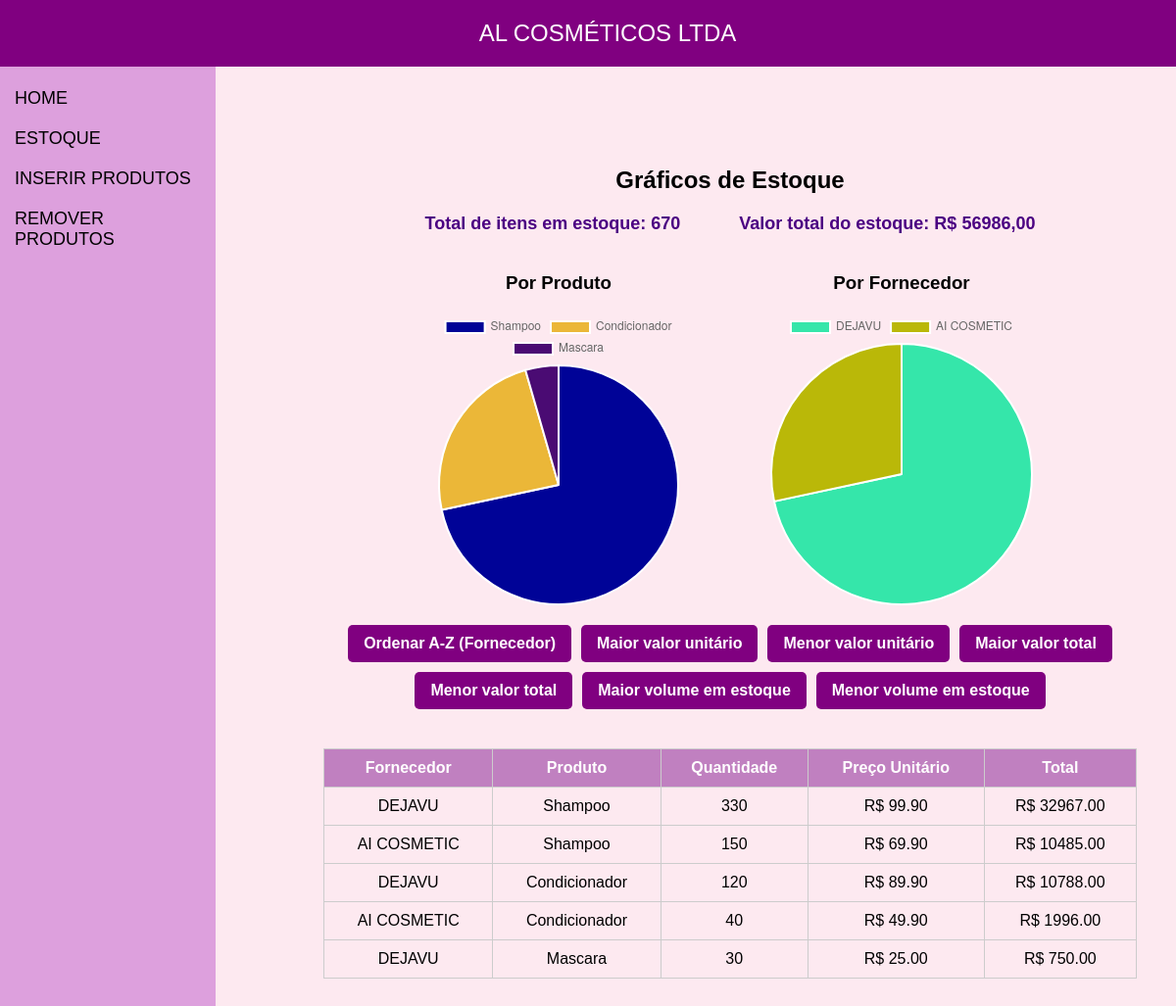
Screenshot of /visualizar with the database file from the repository.
### tables this page shows
CREATE TABLE produto (
            id INTEGER PRIMARY KEY AUTOINCREMENT,
            fornecedor TEXT NOT NULL,
            nome TEXT NOT NULL,
            quantidade INTEGER NOT NULL,
            preco REAL NOT NULL
        );

### app.py (the view)
@app.route("/visualizar")
def visualizar():
    conn = sqlite3.connect("estoque.db")
    cursor = conn.cursor()
    cursor.execute(
        "SELECT fornecedor, nome, quantidade, preco FROM produto WHERE quantidade > 0"
    )
    produtos = cursor.fetchall()
    conn.close()
    total_qtd = sum(p[2] for p in produtos)
    total_valor = sum(p[2] * p[3] for p in produtos)
    total_valor = (
        f"{total_valor:.2f}".replace(",", "X").replace(".", ",").replace("X", ".")
    )
    resumo_produto = {}
    for p in produtos:
        resumo_produto[p[1]] = resumo_produto.get(p[1], 0) + p[2]
    resumo_fornecedor = {}
    for p in produtos:
        resumo_fornecedor[p[0]] = resumo_fornecedor.get(p[0], 0) + p[2]
    grafico_produto_labels = list(resumo_produto.keys())
    grafico_produto_values = list(resumo_produto.values())
    grafico_fornecedor_labels = list(resumo_fornecedor.keys())
    grafico_fornecedor_values = list(resumo_fornecedor.values())
    produto_mais_caro = max(produtos, key=lambda x: x[3]) if produtos else None
    produto_mais_barato = min(produtos, key=lambda x: x[3]) if produtos else None
    produto_maior_qtd = max(produtos, key=lambda x: x[2]) if produtos else None
    produto_menor_qtd = min(produtos, key=lambda x: x[2]) if produtos else None
    return render_template(
        "visualizar.html",
        produtos=produtos,
        total_qtd=total_qtd,
        total_valor=total_valor,
        resumo_produto=resumo_produto,
        resumo_fornecedor=resumo_fornecedor,
        produto_mais_caro=produto_mais_caro,
        produto_mais_barato=produto_mais_barato,
        produto_maior_qtd=produto_maior_qtd,
        produto_menor_qtd=produto_menor_qtd,
        grafico_produto_labels=grafico_produto_labels,
        grafico_produto_values=grafico_produto_values,
        grafico_fornecedor_labels=grafico_fornecedor_labels,
        grafico_fornecedor_values=grafico_fornecedor_values,
    )

### templates/visualizar.html (shortened to what this page needs)
{% extends 'base.html' %} {% block content %}
<div class="dashboard-container">
  <h2>Gráficos de Estoque</h2>
  <div class="resumo-totais">
    <div><strong>Total de itens em estoque:</strong> {{ total_qtd }}</div>
    <div><strong>Valor total do estoque:</strong> R$ {{ total_valor }}</div>
  </div>
  <div class="graficos">
    <div class="grafico">
      <h3>Por Produto</h3>
      <canvas id="graficoProduto"></canvas>
    </div>
    <div class="grafico">
      <h3>Por Fornecedor</h3>
      <canvas id="graficoFornecedor"></canvas>
    </div>
  </div>
  <div class="filtros">
    <button onclick="ordenarTabela('fornecedor_az')">Ordenar A-Z (Fornecedor)</button>
    <button onclick="ordenarTabela('mais_caro')">Maior valor unitário</button>
    <button onclick="ordenarTabela('mais_barato')">Menor valor unitário</button>
    <button onclick="ordenarTabela('maior_total')">Maior valor total</button>
    <button onclick="ordenarTabela('menor_total')">Menor valor total</button>
    <button onclick="ordenarTabela('maior_qtd')">Maior volume em estoque</button>
    <button onclick="ordenarTabela('menor_qtd')">Menor volume em estoque</button>
  </div>
  <div class="tabela-container">
    <table id="tabelaEstoque">
      <thead>
        <tr>
          <th>Fornecedor</th>
          <th>Produto</th>
          <th>Quantidade</th>
          <th>Preço Unitário</th>
          <th>Total</th>
        </tr>
      </thead>
      <tbody>
        {% for fornecedor, nome, quantidade, preco in produtos %}
        <tr>
          <td>{{ fornecedor }}</td>
          <td>{{ nome }}</td>
          <td>{{ quantidade }}</td>
          <td>R$ {{ '%.2f' | format(preco) }}</td>
          <td>R$ {{ '%.2f' | format(preco * quantidade) }}</td>
        </tr>
        {% endfor %}
      </tbody>
    </table>
  </div>
</div>
<script>
  const graficoProduto = new Chart(document.getElementById('graficoProduto'), {
      type: 'pie',
      data: {
          labels: {{ grafico_produto_labels | tojson }},
          datasets: [{
              data: {{ grafico_produto_values | tojson }},
              backgroundColor: Array.from({length: {{ grafico_produto_labels | length }}}, () =>
                  '#' + Math.floor(Math.random()*16777215).toString(16).padStart(6, '0'))
          }]
      }
  });
  const graficoFornecedor = new Chart(document.getElementById('graficoFornecedor'), {
      type: 'pie',
      data: {
          labels: {{ grafico_fornecedor_labels | tojson }},
          datasets: [{
              data: {{ grafico_fornecedor_values | tojson }},
              backgroundColor: Array.from({length: {{ grafico_fornecedor_labels | length }}}, () =>
                  '#' + Math.floor(Math.random()*16777215).toString(16).padStart(6, '0'))
          }]
      }
  });
  function ordenarTabela(tipo) {
      const tabela = document.getElementById("tabelaEstoque").getElementsByTagName("tbody")[0];
      const linhas = Array.from(tabela.rows);
      linhas.sort((a, b) => {
          switch (tipo) {
              case 'mais_caro':
                  return parseFloat(b.cells[3].innerText.replace('R$', '').replace(',', '.')) -
                         parseFloat(a.cells[3].innerText.replace('R$', '').replace(',', '.'));
              case 'mais_barato':
                  return parseFloat(a.cells[3].innerText.replace('R$', '').replace(',', '.')) -
                         parseFloat(b.cells[3].innerText.replace('R$', '').replace(',', '.'));
              case 'maior_qtd':
                  return parseInt(b.cells[2].innerText) - parseInt(a.cells[2].innerText);
              case 'menor_qtd':
                  return parseInt(a.cells[2].innerText) - parseInt(b.cells[2].innerText);
              case 'fornecedor_az':
                  return a.cells[0].innerText.localeCompare(b.cells[0].innerText);
              case 'maior_total':
                  return parseFloat(b.cells[4].innerText.replace('R$', '').replace(',', '.')) -
                         parseFloat(a.cells[4].innerText.replace('R$', '').replace(',', '.'));
              case 'menor_total':
                  return parseFloat(a.cells[4].innerText.replace('R$', '').replace(',', '.')) -
                         parseFloat(b.cells[4].innerText.replace('R$', '').replace(',', '.'));
              default:
                  return 0;
          }
      });
      linhas.forEach(linha => tabela.appendChild(linha));
  }
</script>
{% endblock %}

### templates/base.html (shortened to what this page needs)
<!DOCTYPE html>
<html lang="pt-br">
  <head>
    <link rel="stylesheet" href="{{ url_for('static', filename='style.css') }}" />
    <link rel="stylesheet" href="https://cdnjs.cloudflare.com/ajax/libs/font-awesome/6.5.0/css/all.min.css" />
  </head>
  <body>
    <div class="header">AL COSMÉTICOS LTDA</div>
    <div class="sidebar">
      <a href="{{ url_for('index') }}">HOME</a>
      <a href="{{ url_for('visualizar') }}">ESTOQUE</a>
      <a href="{{ url_for('inserir') }}#inserir">INSERIR PRODUTOS</a>
      <a href="{{ url_for('remover') }}#remover">REMOVER PRODUTOS</a>
    </div>
    <div class="content">{% block content %}{% endblock %}</div>
  </body>
</html>

### static/style.css (style rules this page uses)
body { margin: 0; font-family: Arial, sans-serif; background-color: #fde9f0; }
.header { background-color: #800080; color: white; padding: 20px; text-align: center; font-size: 24px; position: fixed; width: 100%; top: 0; z-index: 1; }
.sidebar { height: 100%; width: 220px; position: fixed; top: 60px; left: 0; background-color: #dda0dd; padding-top: 20px; overflow-y: auto; }
.sidebar a { padding: 10px 15px; text-decoration: none; font-size: 18px; color: black; display: block; }
.content { margin-left: 50px; padding: 50px 20px 20px 20px; }
.resumo-totais { text-align: center; margin: 20px auto; font-size: 18px; font-weight: bold; color: #4B0082; display: flex; justify-content: center; gap: 60px; }
.dashboard-container { margin-left: 240px; padding: 100px 20px 20px 20px; text-align: center; }
.graficos { display: flex; justify-content: center; flex-wrap: wrap; gap: 50px; margin-bottom: 20px; }
.grafico { width: 300px; }
.filtros { margin: 20px auto; display: flex; flex-wrap: wrap; justify-content: center; gap: 10px; }
.filtros button { background-color: #800080; color: white; padding: 10px 16px; border: none; border-radius: 5px; cursor: pointer; font-size: 16px; font-weight: bold; transition: background-color 0.3s ease; }
.tabela-container { max-width: 1000px; margin: 0 auto; overflow-x: auto; }
table { width: 100%; border-collapse: collapse; margin-top: 20px; }
table, th, td { border: 1px solid #ccc; }
th { background-color: #c080c0; color: white; }
th, td { padding: 10px; text-align: center; }

### rows the page displays
produto: fornecedor "DEJAVU", nome "Shampoo", quantidade "330", preco "99.90", preco*quantidade "32967.00"
produto: fornecedor "AI COSMETIC", nome "Shampoo", quantidade "150", preco "69.90", preco*quantidade "10485.00"
produto: fornecedor "DEJAVU", nome "Condicionador", quantidade "120", preco "89.90", preco*quantidade "10788.00"
produto: fornecedor "AI COSMETIC", nome "Condicionador", quantidade "40", preco "49.90", preco*quantidade "1996.00"
produto: fornecedor "DEJAVU", nome "Mascara", quantidade "30", preco "25.00", preco*quantidade "750.00"

### other values shown
{{ total_qtd }} "670"
{{ total_valor }} "56986,00"
chart data {{ grafico_produto_labels | tojson }} ["Shampoo", "Condicionador", "Mascara"]
chart data {{ grafico_produto_values | tojson }} [480, 160, 30]
chart data {{ grafico_produto_labels | length }} 3
chart data {{ grafico_fornecedor_labels | tojson }} ["DEJAVU", "AI COSMETIC"]
